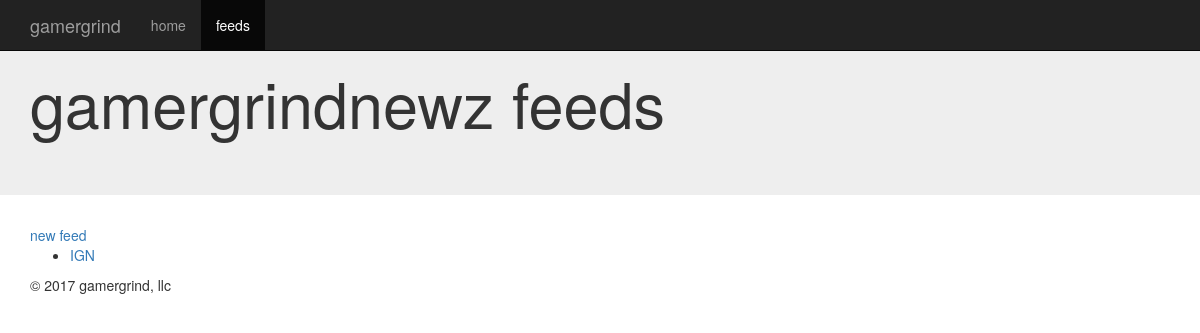
The page /news/feeds/ on the database as committed earlier.
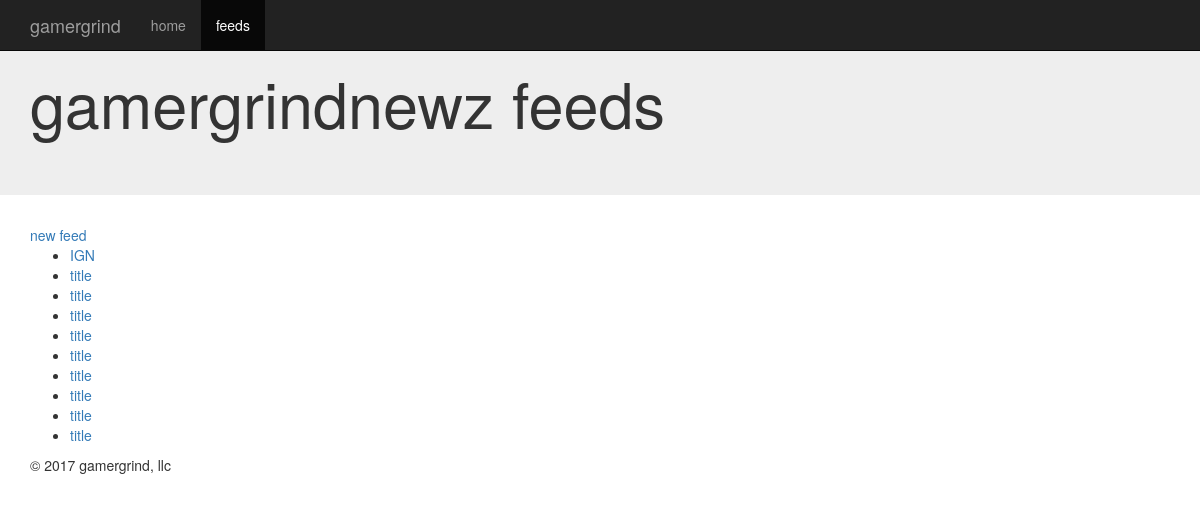
The same page on the database as committed later.
### news/models.py (models this page shows, shortened)
class Feed(models.Model):
    title = models.CharField(max_length=200)
    url = models.URLField()
    is_active = models.BooleanField(default=False)

### news/views.py (the view)
def feeds_list(request):
	feeds = Feed.objects.all()
	return render(request, 'news/feeds_list.html', {'feeds': feeds})

### news/templates/news/feeds_list.html (shortened to what this page needs)
<!DOCTYPE html>
<html lang="en">
  <head>
    <link rel="stylesheet" href="https://maxcdn.bootstrapcdn.com/bootstrap/3.3.7/css/bootstrap.min.css">
  </head>
  <body>
  <nav class="navbar navbar-inverse navbar-fixed-top">
    <div class="container">
      <div class="navbar-header">
        <a class="navbar-brand" href="#">gamergrind</a>
      </div>
      <div id="navbar" class="navbar-collapse collapse">
        <ul class="nav navbar-nav">
          <li><a href="#">home</a></li>
          <li class="active"><a href="{% url 'feeds_list' %}">feeds</a></li>
        </ul>
      </div>
    </div>
  </nav>
  <div class="jumbotron">
    <div class="container">
      <h1>gamergrindnewz feeds</h1>
    </div>
  </div>
  <div class="container">
    <a href="{% url 'feed_new' %}" class="button">new feed</a>
    <ul>
      {% for feed in feeds %}
        <li><a href="{{feed.url}}">{{feed.title}}</a></li>
      {% endfor %}
    </ul>
    <footer>
      <p>&copy; 2017 gamergrind, llc</p>
    </footer>
  </div>
  </body>
</html>

Rows that differ between the two databases and show on the page:
added Feed: title "title"
added Feed: title "title"
added Feed: title "title"
added Feed: title "title"
added Feed: title "title"
added Feed: title "title"
added Feed: title "title"
added Feed: title "title"
added Feed: title "title"
